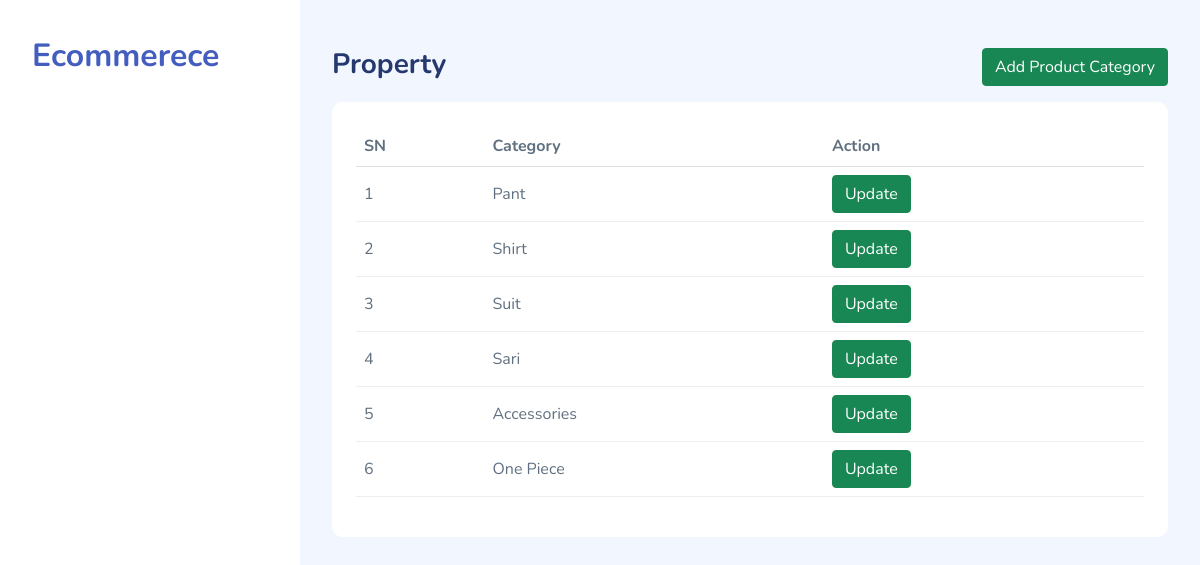
Screenshot of /product/category/list/ with the database file from the repository.
### products/models.py (models this page shows, shortened)
class ProductCategories(models.Model):
    name = models.CharField(max_length=50, unique=True)

### products/views.py (the view)
# urls.py: path('category/list/', views.ProductCategoriesListView.as_view(), name='product_category_list'),
class ProductCategoriesListView(ListView):
    model = ProductCategories
    context_object_name = 'categories'
    template_name = 'products/category_list_view.html'

### products/templates/products/category_list_view.html (shortened to what this page needs)
{% extends 'dashboard/base.html' %}
{% block pagetitle %}Property{% endblock %}
{% block actionblock %}
    <a href="{% url 'product:product_category_create' %}" class="btn btn-success">Add Product Category</a>
{% endblock %}
{% block body %}
    <div class="card-body">
        <table class="table table-responsive" id="table1">
            <thead style="width: 100%;">
            <tr>
                <th>SN</th>
                <th>Category</th>
                <th>Action</th>
            </tr>
            </thead>
            <tbody>
            {% for category in categories %}
                <tr>
                    <td>{{ forloop.counter }}</td>
                    <td>{{ category.name }}</td>
                    <td><a class="btn btn-success" href="{% url 'product:product_category_update' category.pk %}" >Update</a></td>
                </tr>
            {% endfor %}
            </tbody>
        </table>
    </div>
{% endblock %}

### static/dashboard/assets/css/app.css (style rules this page uses)
.btn.btn-danger,.btn.btn-info,.btn.btn-primary,.btn.btn-secondary,.btn.btn-success,.btn.btn-warning { color:#fff }
.card .card-body { padding:1.5rem }
.dataTable-table td,.dataTable-table thead th,.table td,.table thead th { vertical-align:middle }
.dataTable-table:not(.table-borderless) thead th,.table:not(.table-borderless) thead th { border-bottom:1px solid #dedede!important }
a { text-decoration:none }

### rows the page displays
ProductCategories: name "Pant"
ProductCategories: name "Shirt"
ProductCategories: name "Suit"
ProductCategories: name "Sari"
ProductCategories: name "Accessories"
ProductCategories: name "One Piece"
